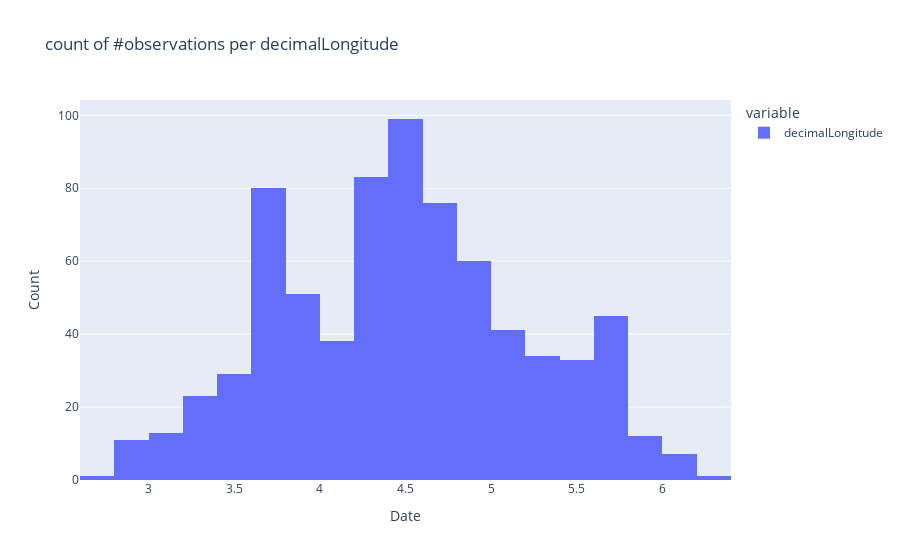

This figure's notebook cell:
### Code cell
fig = df.sample(frac=0.01, random_state=1234)["decimalLongitude"].hist(
    backend="plotly", title="count of #observations per decimalLongitude"
)

fig.update_layout(
    xaxis_title="Date",
    yaxis_title="Count",
)

### Figure 1 — Plotly figure (JSON) as saved in the notebook; plotly's stock layout.template omitted (floating-point values rounded to 4 significant figures; data arrays with more than 128 entries replaced by an {"elided": "..."} marker saying what was removed)
{"data": [{"alignmentgroup": "True", "bingroup": "x", "hovertemplate": "variable=decimalLongitude<br>value=%{x}<br>count=%{y}<extra></extra>", "legendgroup": "decimalLongitude", "marker": {"color": "#636efa", "pattern": {"shape": ""}}, "name": "decimalLongitude", "offsetgroup": "decimalLongitude", "orientation": "v", "showlegend": true, "type": "histogram", "x": {"elided": "737 float values"}, "xaxis": "x", "yaxis": "y"}], "layout": {"barmode": "relative", "legend": {"title": {"text": "variable"}, "tracegroupgap": 0}, "title": {"text": "count of #observations per decimalLongitude"}, "xaxis": {"anchor": "y", "domain": [0, 1], "title": {"text": "Date"}}, "yaxis": {"anchor": "x", "domain": [0, 1], "title": {"text": "Count"}}}}
